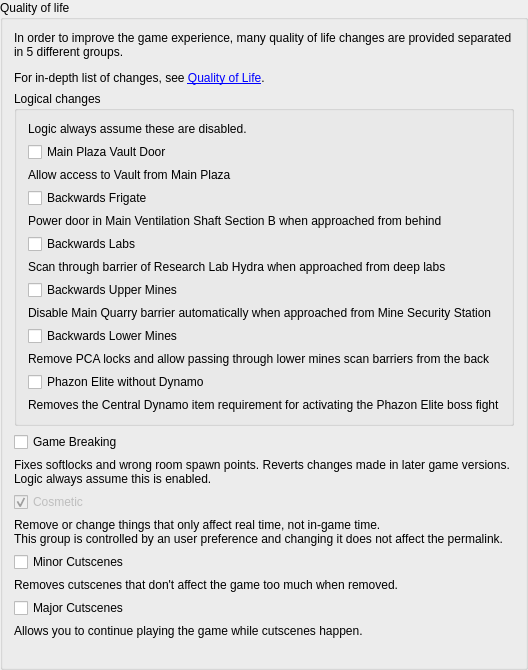
<?xml version="1.0" encoding="UTF-8"?>
<ui version="4.0">
 <class>PresetPrimePatches</class>
 <widget class="QMainWindow" name="PresetPrimePatches">
  <property name="geometry">
   <rect>
    <x>0</x>
    <y>0</y>
    <width>479</width>
    <height>666</height>
   </rect>
  </property>
  <property name="windowTitle">
   <string>Other</string>
  </property>
  <widget class="QWidget" name="centralWidget">
   <property name="maximumSize">
    <size>
     <width>16777215</width>
     <height>16777215</height>
    </size>
   </property>
   <layout class="QVBoxLayout" name="verticalLayout">
    <property name="leftMargin">
     <number>0</number>
    </property>
    <property name="topMargin">
     <number>0</number>
    </property>
    <property name="rightMargin">
     <number>0</number>
    </property>
    <property name="bottomMargin">
     <number>0</number>
    </property>
    <item>
     <widget class="QGroupBox" name="qol_group">
      <property name="title">
       <string>Quality of life</string>
      </property>
      <layout class="QVBoxLayout" name="verticalLayout_2">
       <item>
        <widget class="QLabel" name="description_label">
         <property name="text">
          <string>&lt;html&gt;&lt;head/&gt;&lt;body&gt;&lt;p&gt;In order to improve the game experience, many quality of life changes are provided separated in 5 different groups.&lt;/p&gt;&lt;p&gt;For in-depth list of changes, see &lt;a href=&quot;https://github.com/toasterparty/randomprime/blob/multiworld/doc/quality_of_life.md&quot;&gt;&lt;span style=&quot; text-decoration: underline; color:#0000ff;&quot;&gt;Quality of Life&lt;/span&gt;&lt;/a&gt;.&lt;/p&gt;&lt;/body&gt;&lt;/html&gt;</string>
         </property>
         <property name="wordWrap">
          <bool>true</bool>
         </property>
         <property name="openExternalLinks">
          <bool>true</bool>
         </property>
        </widget>
       </item>
       <item>
        <widget class="QGroupBox" name="groupBox">
         <property name="title">
          <string>Logical changes</string>
         </property>
         <layout class="QVBoxLayout" name="verticalLayout_3">
          <item>
           <widget class="QLabel" name="qol_logical_label">
            <property name="maximumSize">
             <size>
              <width>16777215</width>
              <height>70</height>
             </size>
            </property>
            <property name="text">
             <string>&lt;html&gt;&lt;head/&gt;&lt;body&gt;&lt;p&gt;Logic always assume these are disabled.&lt;/p&gt;&lt;/body&gt;&lt;/html&gt;</string>
            </property>
            <property name="alignment">
             <set>Qt::AlignLeading|Qt::AlignLeft|Qt::AlignTop</set>
            </property>
            <property name="wordWrap">
             <bool>true</bool>
            </property>
           </widget>
          </item>
          <item>
           <widget class="QCheckBox" name="main_plaza_door_check">
            <property name="text">
             <string>Main Plaza Vault Door</string>
            </property>
           </widget>
          </item>
          <item>
           <widget class="QLabel" name="main_plaza_door_label">
            <property name="text">
             <string>Allow access to Vault from Main Plaza</string>
            </property>
           </widget>
          </item>
          <item>
           <widget class="QCheckBox" name="backwards_frigate_check">
            <property name="text">
             <string>Backwards Frigate</string>
            </property>
           </widget>
          </item>
          <item>
           <widget class="QLabel" name="backwards_frigate_label">
            <property name="text">
             <string>Power door in Main Ventilation Shaft Section B when approached from behind</string>
            </property>
           </widget>
          </item>
          <item>
           <widget class="QCheckBox" name="backwards_labs_check">
            <property name="text">
             <string>Backwards Labs</string>
            </property>
           </widget>
          </item>
          <item>
           <widget class="QLabel" name="backwards_labs_label">
            <property name="text">
             <string>Scan through barrier of Research Lab Hydra when approached from deep labs</string>
            </property>
           </widget>
          </item>
          <item>
           <widget class="QCheckBox" name="backwards_upper_mines_check">
            <property name="text">
             <string>Backwards Upper Mines</string>
            </property>
           </widget>
          </item>
          <item>
           <widget class="QLabel" name="backwards_upper_mines_label">
            <property name="text">
             <string>Disable Main Quarry barrier automatically when approached from Mine Security Station</string>
            </property>
           </widget>
          </item>
          <item>
           <widget class="QCheckBox" name="backwards_lower_mines_check">
            <property name="text">
             <string>Backwards Lower Mines</string>
            </property>
           </widget>
          </item>
          <item>
           <widget class="QLabel" name="backwards_lower_mines_label">
            <property name="text">
             <string>Remove PCA locks and allow passing through lower mines scan barriers from the back</string>
            </property>
           </widget>
          </item>
          <item>
           <widget class="QCheckBox" name="phazon_elite_without_dynamo_check">
            <property name="text">
             <string>Phazon Elite without Dynamo</string>
            </property>
           </widget>
          </item>
          <item>
           <widget class="QLabel" name="phazon_elite_without_dynamo_label">
            <property name="text">
             <string>Removes the Central Dynamo item requirement for activating the Phazon Elite boss fight</string>
            </property>
           </widget>
          </item>
         </layout>
        </widget>
       </item>
       <item>
        <widget class="QCheckBox" name="qol_game_breaking_check">
         <property name="enabled">
          <bool>true</bool>
         </property>
         <property name="text">
          <string>Game Breaking</string>
         </property>
        </widget>
       </item>
       <item>
        <widget class="QLabel" name="qol_game_breaking_label">
         <property name="sizePolicy">
          <sizepolicy hsizetype="Preferred" vsizetype="Fixed">
           <horstretch>0</horstretch>
           <verstretch>0</verstretch>
          </sizepolicy>
         </property>
         <property name="maximumSize">
          <size>
           <width>16777215</width>
           <height>60</height>
          </size>
         </property>
         <property name="text">
          <string>&lt;html&gt;&lt;head/&gt;&lt;body&gt;&lt;p&gt;Fixes softlocks and wrong room spawn points. Reverts changes made in later game versions.&lt;br/&gt;Logic always assume this is enabled.&lt;/p&gt;&lt;/body&gt;&lt;/html&gt;</string>
         </property>
         <property name="alignment">
          <set>Qt::AlignLeading|Qt::AlignLeft|Qt::AlignTop</set>
         </property>
         <property name="wordWrap">
          <bool>true</bool>
         </property>
         <property name="openExternalLinks">
          <bool>true</bool>
         </property>
        </widget>
       </item>
       <item>
        <widget class="QCheckBox" name="qol_cosmetic_check">
         <property name="enabled">
          <bool>false</bool>
         </property>
         <property name="text">
          <string>Cosmetic</string>
         </property>
         <property name="checked">
          <bool>true</bool>
         </property>
        </widget>
       </item>
       <item>
        <widget class="QLabel" name="qol_cosmetic_label">
         <property name="text">
          <string>&lt;html&gt;&lt;head/&gt;&lt;body&gt;&lt;p&gt;Remove or change things that only affect real time, not in-game time.&lt;br/&gt;This group is controlled by an user preference and changing it does not affect the permalink.&lt;/p&gt;&lt;/body&gt;&lt;/html&gt;</string>
         </property>
         <property name="wordWrap">
          <bool>true</bool>
         </property>
        </widget>
       </item>
       <item>
        <widget class="QCheckBox" name="qol_minor_cutscenes_check">
         <property name="text">
          <string>Minor Cutscenes</string>
         </property>
        </widget>
       </item>
       <item>
        <widget class="QLabel" name="qol_minor_cutscenes_label">
         <property name="text">
          <string>Removes cutscenes that don't affect the game too much when removed.</string>
         </property>
        </widget>
       </item>
       <item>
        <widget class="QCheckBox" name="qol_major_cutscenes_check">
         <property name="text">
          <string>Major Cutscenes</string>
         </property>
        </widget>
       </item>
       <item>
        <widget class="QLabel" name="qol_major_cutscenes_label">
         <property name="text">
          <string>Allows you to continue playing the game while cutscenes happen.</string>
         </property>
        </widget>
       </item>
       <item>
        <spacer name="verticalSpacer">
         <property name="orientation">
          <enum>Qt::Vertical</enum>
         </property>
         <property name="sizeHint" stdset="0">
          <size>
           <width>20</width>
           <height>40</height>
          </size>
         </property>
        </spacer>
       </item>
      </layout>
     </widget>
    </item>
   </layout>
  </widget>
 </widget>
 <layoutdefault spacing="6" margin="11"/>
 <resources/>
 <connections/>
</ui>
